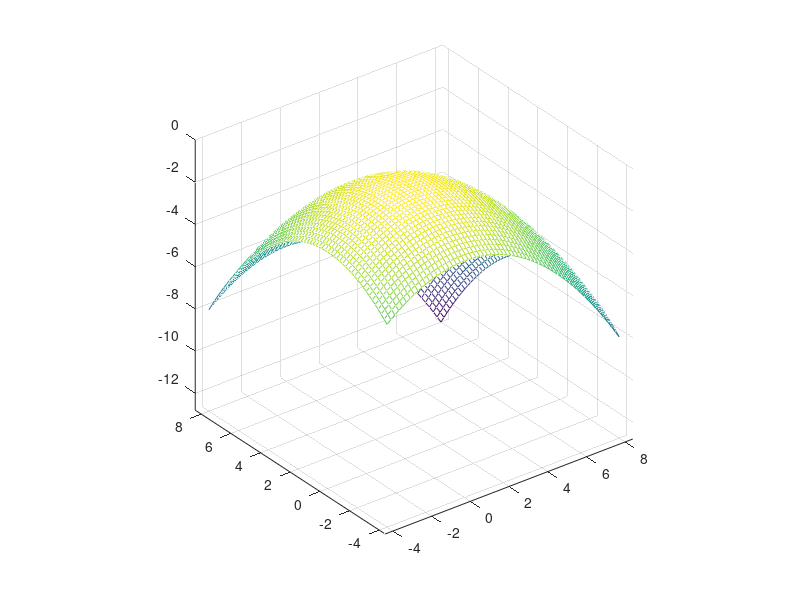

Write MATLAB code to recreate this figure.
x = -4:.2:8;
y = x;
r = -.1;
f = @(x,y) r*x.^2+r*y.^2;

[X,Y] = meshgrid(x,y);
Z = f(X,Y);

%% rand points

N = 20;
pr = rand(N,2) * 4 + rand(1,1)*12-4;

pr = [pr f(pr(:,1),pr(:,2))];

mpr = mean(pr);

%% pca
% pro = pr - repmat(mpr,N,1);

[coeff,score,latent] = pca(pr);

% C = cov(pro);
% [U,V] = eig(C);
% 
% v = diag(V);
% [v, iv]=sort(v,'descend');
% coeff2 = U(:,iv);

%%
ps2d = rand(1,3) * 2 - 1;
% ps2d = ps2d * 5;

%%
L = repmat(latent', 3, 1);

M = coeff.*L;
ps2dl = ps2d;

% M = coeff(:,1:2);
% ps2dl = ps2d(1:2);

ps = M * ps2dl' + mpr';

[norm(ps2dl) norm(ps)]

%
figure(1)
clf
mesh(X,Y,Z);
hold on
plot3(pr(:,1),pr(:,2),pr(:,3),'ok','markerfacecolor','k');
quiver3(mpr(1),mpr(2),mpr(3),coeff(1,1),coeff(2,1),coeff(3,1),'r','linewidth',3);
quiver3(mpr(1),mpr(2),mpr(3),coeff(1,2),coeff(2,2),coeff(3,2),'g','linewidth',3);
quiver3(mpr(1),mpr(2),mpr(3),coeff(1,3),coeff(2,3),coeff(3,3),'b','linewidth',3);
plot3(ps(1),ps(2),ps(3),'pr','markerfacecolor','r','markersize',14);
hold off
axis equal
grid on